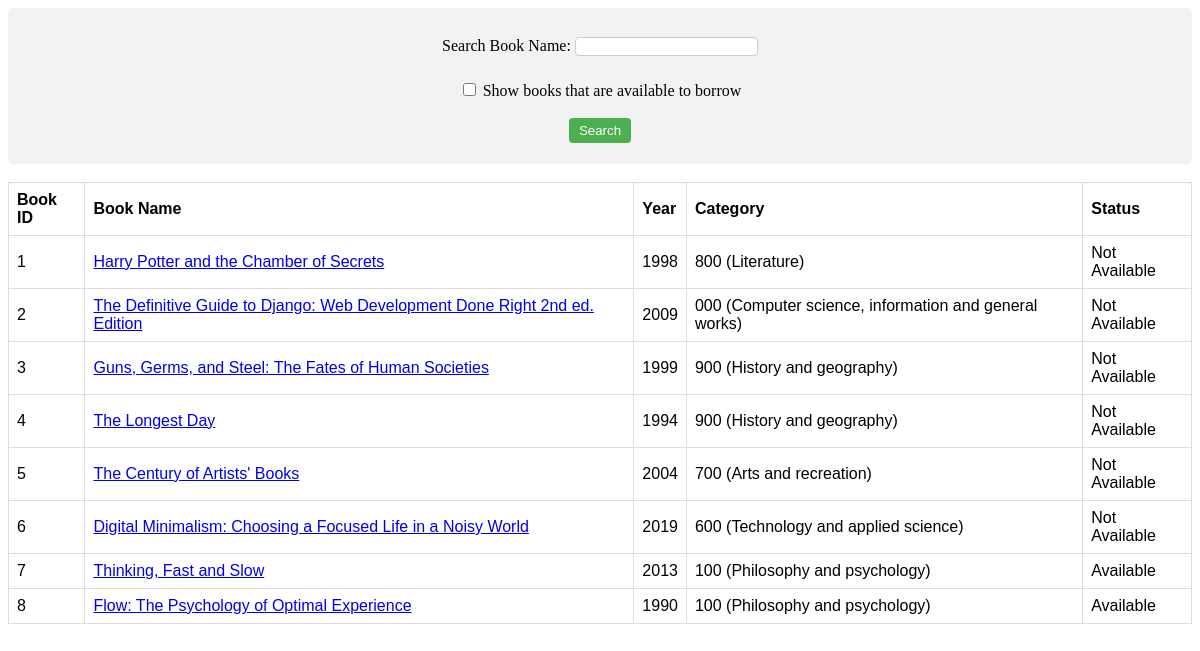
The page /books/ on the database its author committed.
### books/models.py (models this page shows, shortened)
class Book(models.Model):
    title = models.CharField(max_length=200)
    author = models.CharField(max_length=200)
    description = models.TextField(max_length=1000)
    category = models.CharField(max_length=200,choices=BOOK_CATEGORY)
    publish_year = models.IntegerField()
    borrower = models.ForeignKey(User, default="",on_delete=models.SET_NULL, null=True, blank=True)
    due_back = models.DateField(null=True, blank=True)
    status = models.CharField(max_length=200,choices=BOOK_STATUS,default="Available")
    db_table='books_book'

### books/views.py (the view)
# urls.py: path('', views.IndexView.as_view(), name='index'),
class IndexView(generic.ListView):
    template_name = 'books/index.html'
    context_object_name = 'book_list'
    def get_queryset(self):
        search_query = self.request.GET.get('search_box', None)
        search_available = self.request.GET.get('available', None)
        if search_query==None and search_available==None:
            return Book.objects.order_by('id')
        if search_available:
            return Book.objects.filter(title__contains=search_query, status='Available')
        else:
            return Book.objects.filter(title__contains=search_query)

### books/templates/books/index.html (shortened to what this page needs)
{% load static %}
<link rel="stylesheet" type="text/css" href="{% static 'books/style.css' %}">
<div>
  <form action="." method="get">
  <p>Search Book Name: <input type="text" name="search_box"> </p>
  <input type="checkbox" name="available" value="available"> Show books that are available to borrow
  <br><br>
  <input type="submit" value="Search">
  </form>
</div>
{% if book_list %}
  <table>
    <tr>
      <th>Book ID</th>
      <th>Book Name</th>
      <th>Year</th>
      <th>Category</th>
      <th>Status</th>
    </tr>
    {% for book in book_list %}
      <tr>
        <td>{{book.id}}</td>
        <td><a href="{% url 'detail' book.id %}">{{ book.title }}</a></td>
        <td>{{book.publish_year}}</td>
        <td>{{book.category}} ({{book.get_category_display}})</td>
        <td>{{book.status}}</td>
      </tr>
    {% endfor %}
  </table>
{% else %}
    <p>No books are available.</p>
{% endif %}

### books/static/books/style.css (style rules this page uses)
table { font-family: arial, sans-serif; border-collapse: collapse; width: 100%; }
td, th { border: 1px solid #dddddd; text-align: left; padding: 8px; }
input[type=text], select { margin: 8px 0; display: inline-block; border: 1px solid #ccc; border-radius: 4px; box-sizing: border-box; }
input[type=submit] { background-color: #4CAF50; color: white; padding: 5px 10px; border: none; border-radius: 4px; cursor: pointer; }
div { height:20px width:100%; border-radius: 5px; background-color: #f2f2f2; padding: 5px; margin:auto; text-align: center; }

### rows shown on the page
Book: id "1", title "Harry Potter and the Chamber of Secrets", publish_year "1998", category "800", category "Literature", status "Not Available"
Book: id "2", title "The Definitive Guide to Django: Web Development Done Right 2nd ed. Edition", publish_year "2009", category "000", category "Computer science, information and general works", status "Not Available"
Book: id "3", title "Guns, Germs, and Steel: The Fates of Human Societies", publish_year "1999", category "900", category "History and geography", status "Not Available"
Book: id "4", title "The Longest Day", publish_year "1994", category "900", category "History and geography", status "Not Available"
Book: id "5", title "The Century of Artists' Books", publish_year "2004", category "700", category "Arts and recreation", status "Not Available"
Book: id "6", title "Digital Minimalism: Choosing a Focused Life in a Noisy World", publish_year "2019", category "600", category "Technology and applied science", status "Not Available"
Book: id "7", title "Thinking, Fast and Slow", publish_year "2013", category "100", category "Philosophy and psychology", status "Available"
Book: id "8", title "Flow: The Psychology of Optimal Experience", publish_year "1990", category "100", category "Philosophy and psychology", status "Available"
